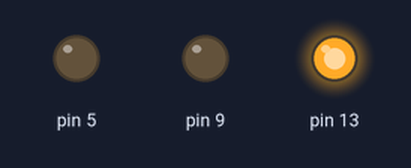
Recording of a sketch running on a simulated Arduino Uno, built with avr-gcc and run on an emulated ATmega328P. On the bench: output pins drawn as LEDs (lit = HIGH).

Above: at 0.2 s.
At 2.2 s:
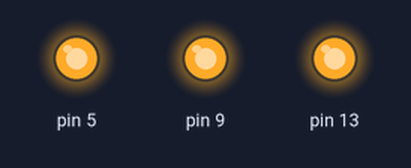
At 3.7 s:
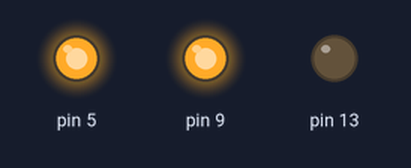
At 5.0 s:
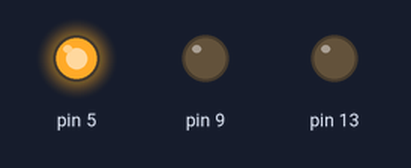
At 5.7 s:
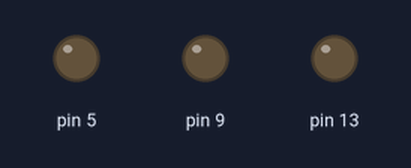
At 7.0 s:
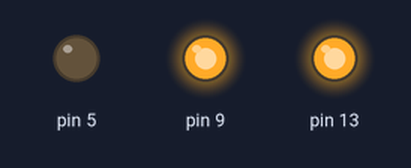
Timing chart, 0 to 7.8 s (numbered marks = the images above):
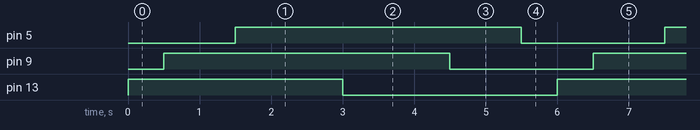

The sketch:

i3.ino
```cpp
// Practica Inicio 3.
//Secuenca de encendido/apagado de LEDs
void setup() {
 // put your setup code here, to run once:
 pinMode(13, OUTPUT);
 pinMode(9, OUTPUT);
 pinMode(5, OUTPUT);
}
void loop() {
 // put your main code here, to run repeatedly:
digitalWrite(13, HIGH);
 delay(500);
 digitalWrite(9, HIGH);
 delay(1000);
 digitalWrite(5, HIGH);
 delay(1500);
 digitalWrite(13, LOW);
 delay(1500);
 digitalWrite(9, LOW);
 delay(1000);
 digitalWrite(5, LOW);
 delay(500);
}
```

Measured:
- by itself, pin 5, pin 9: alternates HIGH for 4.0 s and LOW for 2.0 s
- by itself, pin 13: alternates HIGH for 3.0 s and LOW for 3.0 s
- by itself, everything shown: repeats every 6.0 s, in 6 steps
